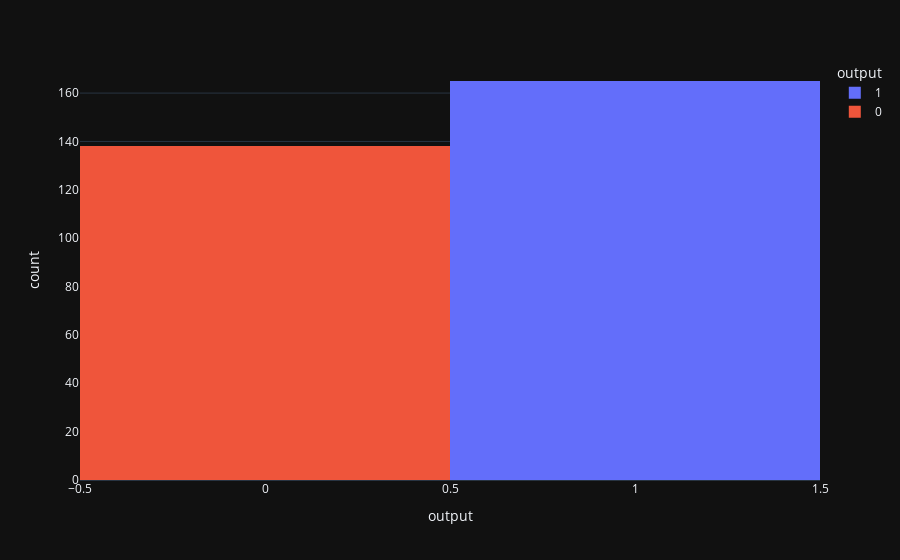

Write notebook code for a chart like this one.
### Markdown cell above
### The data looks clean (no nulls and no object as the dtype)
So we plot the outputs

### Code cell
px.histogram(heart_data, x = 'output', color = 'output', template = 'plotly_dark')

### Figure 1 — Plotly figure (JSON) as saved in the notebook; plotly's stock layout.template omitted (floating-point values rounded to 4 significant figures; data arrays with more than 128 entries replaced by an {"elided": "..."} marker saying what was removed)
{"data": [{"alignmentgroup": "True", "bingroup": "x", "hovertemplate": "output=%{x}<br>count=%{y}<extra></extra>", "legendgroup": "1", "marker": {"color": "#636efa"}, "name": "1", "offsetgroup": "1", "orientation": "v", "showlegend": true, "type": "histogram", "x": {"elided": "165 int values"}, "xaxis": "x", "yaxis": "y"}, {"alignmentgroup": "True", "bingroup": "x", "hovertemplate": "output=%{x}<br>count=%{y}<extra></extra>", "legendgroup": "0", "marker": {"color": "#EF553B"}, "name": "0", "offsetgroup": "0", "orientation": "v", "showlegend": true, "type": "histogram", "x": {"elided": "138 int values"}, "xaxis": "x", "yaxis": "y"}], "layout": {"barmode": "relative", "legend": {"title": {"text": "output"}, "tracegroupgap": 0}, "margin": {"t": 60}, "xaxis": {"anchor": "y", "categoryarray": [1, 0], "categoryorder": "array", "domain": [0, 1], "title": {"text": "output"}}, "yaxis": {"anchor": "x", "domain": [0, 1], "title": {"text": "count"}}}}
